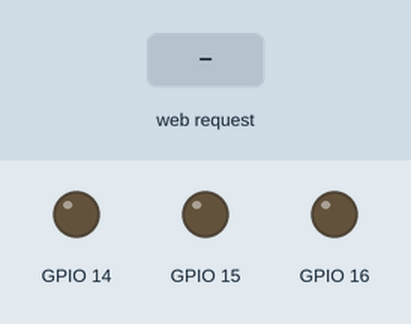
Bench run of a sketch on a simulated ESP8266 (NodeMCU). Shown: output pins drawn as LEDs (lit = HIGH). Inputs (shaded band) come from the test bench. WiFi joins after 1.5 s; servers stay silent unless stated; what the sketch prints to the serial monitor is not drawn.

Above: at 2.7 s.
2.8 s: HTTP request GET /onred received
At 3.8 s:
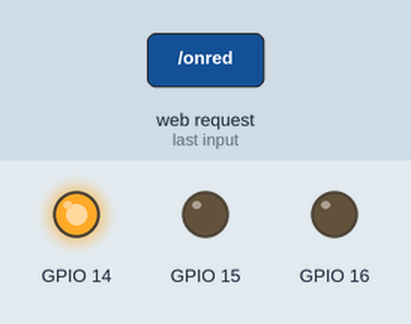
4.3 s: HTTP request GET /ongreen received
At 4.9 s:
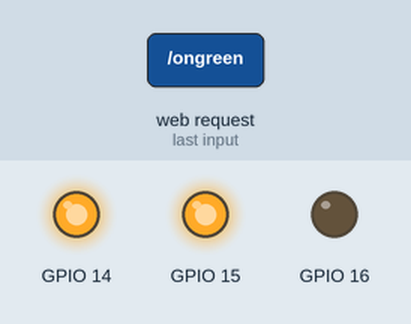
5.8 s: HTTP request GET /offred received
At 7.0 s:
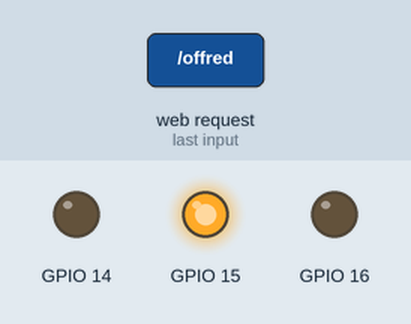
7.3 s: HTTP request GET /onrelay received
At 8.4 s:
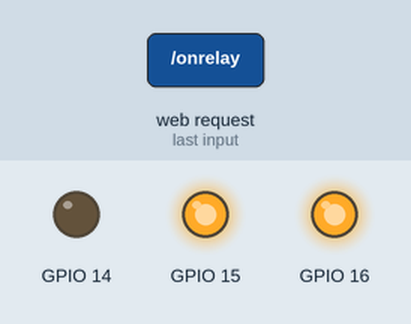
8.8 s: HTTP request GET /offgreen received
At 9.6 s:
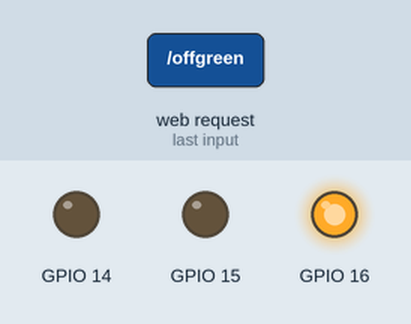
10.3 s: HTTP request GET /onred received
At 10.7 s:
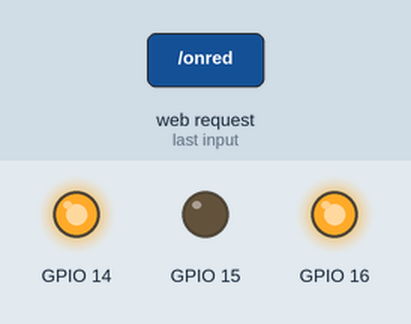
Timing chart, 0 to 12.8 s (numbered marks = the images above; inputs shaded):
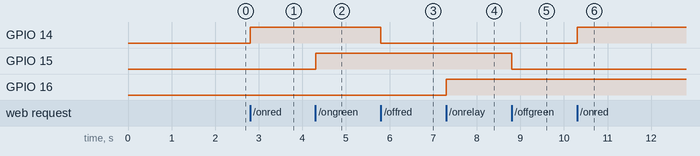

The sketch:

WiFiWebServer-wifi-rulezzz-d5.ino
```cpp
/*
 *  This sketch demonstrates how to set up a simple HTTP-like server.
 *  The server will set a GPIO pin depending on the request
 *    http://server_ip/gpio/0 will set the GPIO2 low,
 *    http://server_ip/gpio/1 will set the GPIO2 high
 *  server_ip is the IP address of the ESP8266 module, will be
 *  printed to Serial when the module is connected.
 */

#include <ESP8266WiFi.h>

const char* ssid = "rulezzz";
const char* password = "be55amemuch0";

// Create an instance of the server
// specify the port to listen on as an argument
WiFiServer server(80);

void setup() {
  Serial.begin(115200);
  delay(10);

  // prepare GPIO2
  pinMode(14, OUTPUT);
  digitalWrite(14, 0);
  pinMode(15, OUTPUT);
  digitalWrite(15, 0);
  pinMode(16, OUTPUT);
  digitalWrite(16, 0);

  // Connect to WiFi network
  Serial.println();
  Serial.println();
  Serial.print("Connecting to ");
  Serial.println(ssid);

  WiFi.begin(ssid, password);

  while (WiFi.status() != WL_CONNECTED) {
    delay(500);
    Serial.print(".");
  }
  Serial.println("");
  Serial.println("WiFi connected");

  // Start the server
  server.begin();
  Serial.println("Server started");

  // Print the IP address
  Serial.println(WiFi.localIP());
}

void loop() {
  // Check if a client has connected
  WiFiClient client = server.available();
  if (!client) {
    return;
  }

  // Wait until the client sends some data
  Serial.println("new client");
  while(!client.available()){
    delay(1);
  }

  // Read the first line of the request
  String req = client.readStringUntil('\r');
  Serial.println(req);
  client.flush();

  // Match the request
  int val;
  int val1;
  int val2;
  if (req.indexOf("/offred") != -1)
    {
    val = 0;
    digitalWrite(14, val);
    }
  else if (req.indexOf("/onred") != -1)
    {
    val = 1;
    digitalWrite(14, val);
    }
  else if (req.indexOf("/offgreen") != -1)
    {
    val1 = 0;
    digitalWrite(15, val1);
    }
  else if (req.indexOf("/ongreen") != -1)
    {
    val1 = 1;
    digitalWrite(15, val1);
    }
  else if (req.indexOf("/offrelay") != -1)
    {
    val2 = 0;
    digitalWrite(16, val2);
    }
  else if (req.indexOf("/onrelay") != -1)
    {
    val2 = 1;
    digitalWrite(16, val2);
    }
  else {
    Serial.println("invalid request");
    client.stop();
    return;
  }

  // Set GPIO2 according to the request

  client.flush();

  // Prepare the response
  String s = "HTTP/1.1 200 OK\r\nContent-Type: text/html\r\n\r\n<!DOCTYPE HTML>\r\n<html>\r\nGPIO is now ";
  s += (val)?"high \n":"low \n";
  s += " \r\n <div><a href= \"http://petruch0.ru/html/esp.html\">back</a></div>";
  s += "</html>\n";

  // Send the response to the client
  client.print(s);
  delay(1);
  Serial.println("Client disonnected");

  // The client will actually be disconnected
  // when the function returns and 'client' object is detroyed
}
```

Measured:
- after the input at 2.8 s, GPIO 14: LOW → HIGH at once
- after the input at 4.3 s, GPIO 15: LOW → HIGH at once
- after the input at 5.8 s, GPIO 14: HIGH → LOW at once
- after the input at 7.3 s, GPIO 16: LOW → HIGH at once
- after the input at 8.8 s, GPIO 15: HIGH → LOW at once
- after the input at 10.3 s, GPIO 14: LOW → HIGH at once
